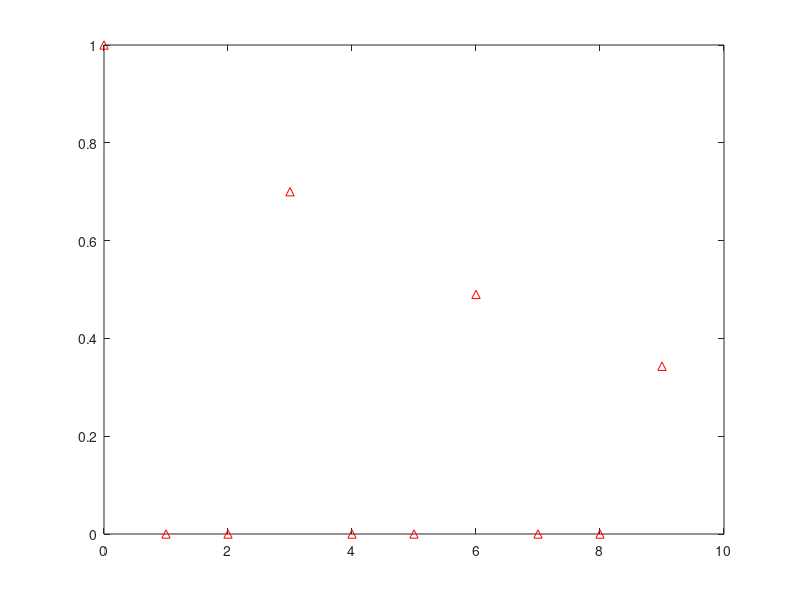

Recreate this plot in MATLAB.
clc; close all;clear all;

L = 3;
alpha = 0.7;

b = zeros(1,L+1);
a = zeros(1,L+1);

b(1) = 1;
a(1) = 1;
a(L+1) = -alpha;
figure();
impz(b,a,10);

% sys = tf(b, a);
% 
% figure();
% pzmap(sys);
% 
% figure();
% freqz(b, a);
% 
% [h, w] = freqz(b, a, 'whole', 1001);
% 
% figure();
% plot(w/(pi*2*1000),20*log10(abs(h)))
% ax = gca;
% ax.YLim = [-5 12];
% xlabel('Frequência (kHz)')
% ylabel('Magnitude (dB)')
% 
% figure();
% plot(w/(pi*2*1000),angle(h)*180/pi);
% xlabel('Frequência (kHz)')
% ylabel('Fase (rad)')